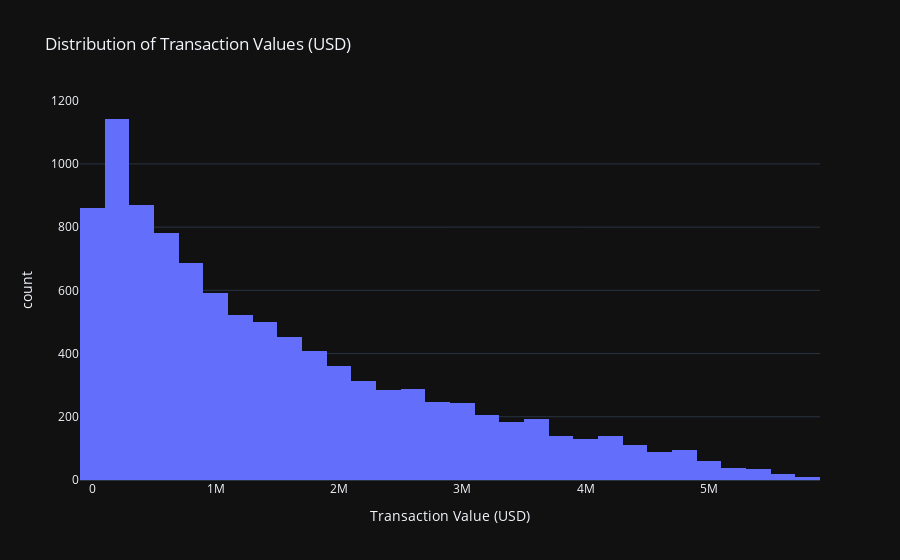

Write notebook code for a chart like this one.
### Markdown cell above
# PLOT 3: Distribution of Transaction Amounts

### Code cell
fig_hist = px.histogram(
    df, x='Total_Value', nbins=50,
    title='Distribution of Transaction Values (USD)',
    labels={'Total_Value': 'Transaction Value (USD)'}
)
fig_hist.show()

### Figure 1 — Plotly figure (JSON) as saved in the notebook; plotly's stock layout.template omitted (floating-point values rounded to 4 significant figures; data arrays with more than 128 entries replaced by an {"elided": "..."} marker saying what was removed)
{"data": [{"bingroup": "x", "hovertemplate": "Transaction Value (USD)=%{x}<br>count=%{y}<extra></extra>", "legendgroup": "", "marker": {"color": "#636efa", "pattern": {"shape": ""}}, "name": "", "nbinsx": 50, "orientation": "v", "showlegend": false, "x": {"elided": "10000 float values"}, "xaxis": "x", "yaxis": "y", "type": "histogram"}], "layout": {"xaxis": {"anchor": "y", "domain": [0, 1], "title": {"text": "Transaction Value (USD)"}}, "yaxis": {"anchor": "x", "domain": [0, 1], "title": {"text": "count"}}, "legend": {"tracegroupgap": 0}, "title": {"text": "Distribution of Transaction Values (USD)"}, "barmode": "relative"}}
